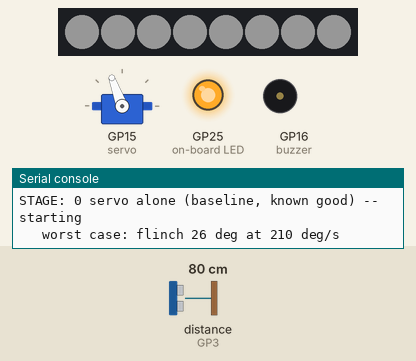
This program was run on a simulated Raspberry Pi Pico running MicroPython. Shown: 8 RGB LEDs in strip order, left to right, servo, output pins drawn as LEDs (lit = HIGH), buzzer (waves = sounding), the last lines printed to the serial console. The inputs (shaded band) are chosen by the test bench; at power-on: distance to the obstacle (sensor on GP3) 80 cm. The echo pulse lasts 58.3 µs per cm; dim RGB values are drawn brighter than linear; servo angles are drawn from the pulse width (0.5 ms = 0°, 2.5 ms = 180°); pins used as bus, display or sensor lines are not drawn. At 36.5 s the program stops and its outputs stay as they are.

Above: at 9.54 s.
At 13.36 s:
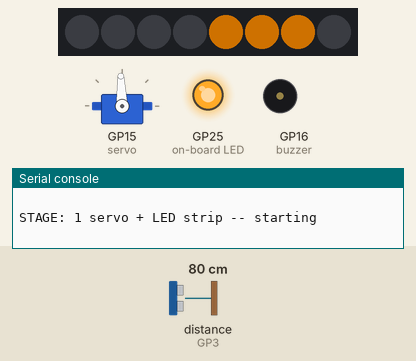
At 16.09 s:
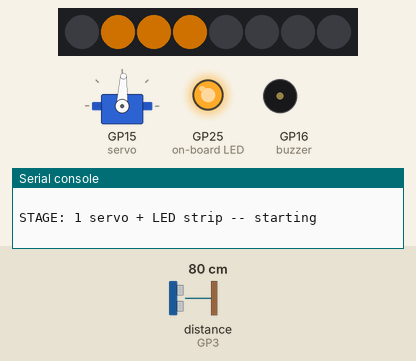
At 22.56 s:
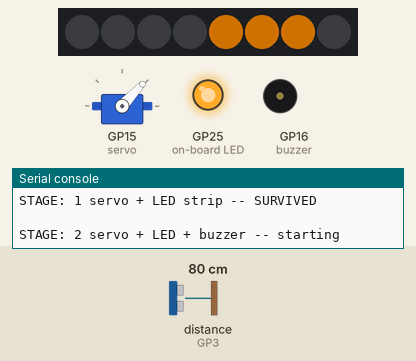
At 28.03 s:
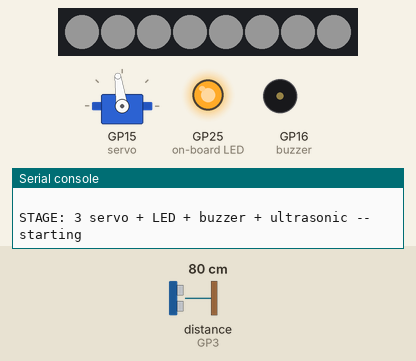
At 35.07 s:
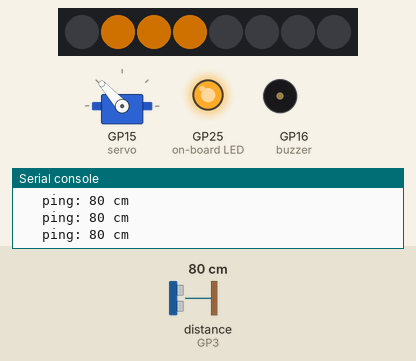
Timing chart, 0 to 38.0 s (numbered marks = the images above):
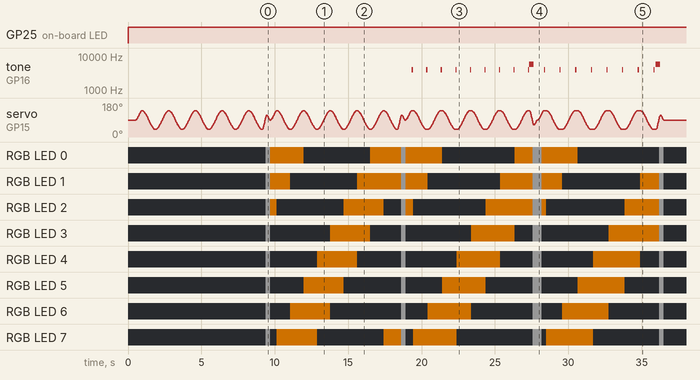

The program:

power_test.py
```python
"""Power budget test -- add one peripheral at a time until something breaks.

Board:  Raspberry Pi Pico W (RP2040, 2022).
Run:    uv run mpremote run "pi pico/picoW/power_test.py"
Or via the Pi the Pico is plugged into (see README section 5) -- and on the Pi
ALWAYS run it with the kernel log, because the log is the actual instrument:
        scp "pi pico/picoW/power_test.py" my-pi:/tmp/ && ssh -t my-pi 'sudo dmesg -C; ~/.local/bin/mpremote run /tmp/power_test.py; echo "--- kernel ---"; sudo dmesg | tail -20; vcgencmd get_throttled'

WHY THIS FILE EXISTS

Everything on this robot shares the Pico's VBUS rail, and on a Raspberry Pi 5
that port allows 600mA TOTAL for the whole board. There is no external supply.
Every peripheral has been proven to work ALONE; none has been proven to work
alongside the others, and current is the one resource they all compete for:

    Pico W                      ~40mA
    HC-SR04                     ~15mA
    buzzer                       ~9mA   while sounding
    SG90 servo                 ~200mA   easing in 1 degree steps
                              700mA-1A  commanded to move flat out
    8 x WS2812B                  50mA   held there by the software limiter
                                480mA   if that limiter were removed

Adding them up on paper says it fits. Paper is not evidence -- inrush is
transient, and a 600mA limiter reacts to peaks, not to averages. So escalate
for real and let the hardware answer.

WHAT IT ACTUALLY COSTS THE HOST -- measured, not estimated

Sampled on the Pi 5 while robot.py ran with everything active:

    robot total                ~314mA   ~1.6W of the 600mA port budget
    EXT5V_V under load     4.977-5.026V  no sag, drifts up as often as down
    kernel log after dmesg -C   empty   no over-current, disconnect or undervolt
    mpremote on the Pi          24MB    0.2% of 8GB, ~1% of one core
    Pi load average          unchanged  0.17 before, 0.17 during

Note `lsusb` reports 250mA for the board. Ignore it: bMaxPower is what the
Pico's USB descriptor DECLARES, not what the robot draws.

The 600mA cap is worth understanding the right way round. It protects the HOST,
not the robot: exceed it and the port trips, the Pico drops off the bus with
Errno 5, and the host's own work carries on untouched. The blast radius of a
power mistake here is this robot and nothing else.

Two honest limits on those figures. vcgencmd was sampled at 1Hz and cannot see
a millisecond inrush spike -- the instrument that can is the kernel's
over-current message, which is why an empty dmesg is the load-bearing evidence
rather than the voltage readings. And the 600mA is shared across ALL the host's
USB ports, so plugging in a second powered device changes the arithmetic.

HOW TO READ THE RESULT

Each stage prints before it starts and after it survives. If the Pico browns
out, USB re-enumerates, mpremote dies with `OSError: [Errno 5] Input/output
error`, and the LAST STAGE PRINTED is the one that broke the budget. That is
the number this file exists to produce.

Afterwards, `dmesg` gives the reason directly:

    over-current change     the port's limiter tripped -- too much current
    USB disconnect          the Pico dropped off the bus
    Undervoltage detected   the whole Pi sagged, not just the port

An empty log means every stage fitted, and the ceiling is somewhere above what
this test asked for.

THE SERVO EASING IS LOAD-BEARING, TWICE OVER

servo_test.py fails on this rail and robot.py does not, and the difference is
not luck. servo_test.py commands whole-travel steps, so the motor goes flat out
and draws its peak for the length of the slew. robot.py eases in 1 degree
smoothstep increments, so the motor never reaches full speed and never reaches
full current. The gentle motion added to stop a light base tipping over is the
same thing keeping this robot inside the USB budget.

That is why the glide here mirrors robot.py's easing rather than stepping. A
test that slammed the servo would report a budget the real robot never spends.

Each stage also includes robot.py's genuine worst case -- the be_startled
flinch, 26 degrees at 210 deg/s -- because peak demand is what trips a limiter,
and an average that fits is no use if the peak does not.

IF IT FAILS AT STAGE 1

Then the LED ceiling is the thing to lower. STRIP_MA below is the single knob;
drop it to 30 and re-run. If stage 1 fails even at 30mA, the servo has less
headroom than measured earlier and the honest fix is a second 5V source -- a
USB phone charger plus a USB-A breakout is 5V at 1-2A for very little. Tie its
ground to a Pico GND and leave VBUS out of the strip entirely.

WIRING -- exactly as the individual test files document:

    servo signal   ->  GP15   pin 20      (5V and GND from the rails)
    HC-SR04 TRIG   ->  GP2    pin 4
    HC-SR04 ECHO   ->  1k/2k divider  ->  GP3   pin 5
    buzzer         ->  330R   ->  GP16   pin 21
    strip DIN      ->  330R   ->  GP18   pin 24
    strip +5       ->  5V rail from VBUS pin 40
    all grounds    ->  GND rail -> GND pin 38
"""

import machine
import time

try:
    import neopixel
except ImportError:
    raise SystemExit(
        "no `neopixel` module in this firmware -- see README section 1."
    )

SERVO_PIN = 15
TRIG_PIN = 2
ECHO_PIN = 3
BUZZER_PIN = 16
LED_PIN = 18

PIXELS = 8

# Lower than led_test.py's 80mA: that figure was measured with the strip alone,
# and the servo now wants its glide current back. This is the one knob to turn
# if stage 1 fails. See the header.
STRIP_MA = 50
MA_PER_CHANNEL = 20
QUIESCENT_MA = 1

# Servo pulse limits and frame, same as every other file here.
FREQ = 50
PERIOD_US = 1_000_000 // FREQ
MIN_US = 500
MAX_US = 2500

CENTRE_DEG = 90
SWEEP_LOW = 40
SWEEP_HIGH = 140

# Mirrors robot.py. GLIDE is the ordinary searching speed; FLINCH is the
# fastest move the robot ever makes and therefore its peak current demand.
GLIDE_DEG_PER_S = 110
FLINCH_DEG_PER_S = 210
FLINCH_DEG = 26

VOLUME = 32768
PEAK_HZ = 4000

TIMEOUT_US = 30_000
CM_PER_US = 0.0343

STAGE_SECONDS = 8


class Servo:
    def __init__(self, pin):
        self.pwm = machine.PWM(machine.Pin(pin))
        self.pwm.freq(FREQ)
        self.deg = CENTRE_DEG

    def angle(self, deg):
        deg = max(0, min(180, deg))
        us = MIN_US + (MAX_US - MIN_US) * deg // 180
        self.pwm.duty_u16(us * 65535 // PERIOD_US)
        self.deg = deg

    def glide(self, to, deg_per_s=GLIDE_DEG_PER_S):
        """Eased move, 1 degree at a time, smoothstep 3t^2-2t^3.

        Easing is why this robot fits in the USB budget at all -- it keeps
        the motor off its current peak. Mirrors robot.py deliberately.
        """
        frm = self.deg
        span = to - frm
        if span == 0:
            return
        steps = abs(span)
        total_ms = int(steps * 1000 / deg_per_s)
        step_ms = max(1, total_ms // steps)
        for i in range(1, steps + 1):
            t = i / steps
            eased = t * t * (3 - 2 * t)
            self.angle(int(frm + span * eased))
            time.sleep_ms(step_ms)

    def release(self):
        self.pwm.deinit()


class Buzzer:
    def __init__(self, pin):
        self.pwm = machine.PWM(machine.Pin(pin))
        self.pwm.duty_u16(0)

    def start(self, hz):
        self.pwm.freq(hz)
        self.pwm.duty_u16(VOLUME)

    def stop(self):
        self.pwm.duty_u16(0)

    def release(self):
        self.pwm.deinit()


class Strip:
    """8 pixels with a hard current ceiling.

    Identical limiter to led_test.py, where it was verified against hand
    arithmetic: a frame's draw is estimated before it is sent and the whole
    frame scaled down if it would exceed STRIP_MA, so relative brightness
    between pixels survives and no colour request can exceed the ceiling.
    """

    def __init__(self, pin, n):
        self.np = neopixel.NeoPixel(machine.Pin(pin), n)
        self.n = n

    def estimate_ma(self, frame):
        channels = sum(sum(px) for px in frame)
        return self.n * QUIESCENT_MA + channels * MA_PER_CHANNEL / 255

    def show(self, frame):
        budget = STRIP_MA - self.n * QUIESCENT_MA
        wanted = self.estimate_ma(frame) - self.n * QUIESCENT_MA
        scale = 1.0
        if wanted > budget and wanted > 0:
            scale = budget / wanted
        for i, px in enumerate(frame):
            self.np[i] = (int(px[0] * scale), int(px[1] * scale), int(px[2] * scale))
        self.np.write()

    def fill(self, colour):
        self.show([colour] * self.n)

    def clear(self):
        self.fill((0, 0, 0))


servo = Servo(SERVO_PIN)
buzzer = Buzzer(BUZZER_PIN)
strip = Strip(LED_PIN, PIXELS)
trig = machine.Pin(TRIG_PIN, machine.Pin.OUT)
echo = machine.Pin(ECHO_PIN, machine.Pin.IN)

machine.Pin("LED", machine.Pin.OUT).value(1)


def read_cm():
    """One HC-SR04 ping. None if the echo never came back."""
    trig.value(0)
    time.sleep_us(5)
    trig.value(1)
    time.sleep_us(10)
    trig.value(0)
    us = machine.time_pulse_us(echo, 1, TIMEOUT_US)
    if us < 0:
        return None
    return us * CM_PER_US / 2


def worst_case(use_buzzer):
    """robot.py's peak demand: the be_startled flinch.

    Full white on the strip at the same time, which the limiter will scale
    down, plus the squeal if the buzzer is in play. If anything trips, it
    should trip here rather than during a gentle sweep.
    """
    strip.fill((255, 255, 255))
    if use_buzzer:
        buzzer.start(int(PEAK_HZ * 1.45))
    target = CENTRE_DEG - FLINCH_DEG if servo.deg >= CENTRE_DEG else CENTRE_DEG + FLINCH_DEG
    servo.glide(target, FLINCH_DEG_PER_S)
    if use_buzzer:
        buzzer.stop()
    servo.glide(CENTRE_DEG, GLIDE_DEG_PER_S)


def run_stage(name, leds, use_buzzer, use_sonar):
    """Sweep for STAGE_SECONDS with the given peripherals all active."""
    print("STAGE: %s -- starting" % name)
    started = time.ticks_ms()
    step = 0
    going_up = True

    while time.ticks_diff(time.ticks_ms(), started) < STAGE_SECONDS * 1000:
        if leds:
            # A moving band, so current is genuinely varying rather than
            # sitting at a constant the rail can settle into.
            frame = []
            for i in range(PIXELS):
                on = (i + step) % PIXELS < 3
                frame.append((255, 140, 0) if on else (0, 0, 0))
            strip.show(frame)

        target = SWEEP_HIGH if going_up else SWEEP_LOW
        servo.glide(target)
        going_up = not going_up

        if use_buzzer:
            buzzer.start(PEAK_HZ)
            time.sleep_ms(80)
            buzzer.stop()

        if use_sonar:
            cm = read_cm()
            print("   ping: %s" % ("none" if cm is None else "%.0f cm" % cm))
            time.sleep_ms(70)

        step += 1

    print("   worst case: flinch %d deg at %d deg/s" % (FLINCH_DEG, FLINCH_DEG_PER_S))
    worst_case(use_buzzer)
    print("STAGE: %s -- SURVIVED\n" % name)


try:
    strip.clear()
    servo.angle(CENTRE_DEG)
    time.sleep_ms(500)

    print("strip ceiling %dmA; unlimited full white would be %.0fmA\n"
          % (STRIP_MA, strip.estimate_ma([(255, 255, 255)] * PIXELS)))

    run_stage("0 servo alone (baseline, known good)", False, False, False)
    run_stage("1 servo + LED strip", True, False, False)
    run_stage("2 servo + LED + buzzer", True, True, False)
    run_stage("3 servo + LED + buzzer + ultrasonic", True, True, True)

    print("ALL STAGES SURVIVED -- the full robot fits in the budget.")
    print("Raise STRIP_MA in ~20mA steps and re-run to find the real ceiling.")
except KeyboardInterrupt:
    print("\nCtrl-C -- stopping")
finally:
    # Runs on Ctrl-C too. The servo and buzzer are hardware PWM and would keep
    # going without this; the strip latches its last frame and holds it.
    strip.clear()
    buzzer.release()
    servo.release()
    print("released -- servo limp, buzzer silent, pixels off")
```

Measured:
- by itself, GP25 (on-board LED): LOW → HIGH at 0.00 s
- by itself, servo on GP15 (servo): moves between 40° and 140°, repeating every 9.2 s
- by itself, RGB LED 3: off → RGB(22, 22, 22) at 9.4 s, → off 0.31 s later, → RGB(115, 63, 0) 4.1 s later, → off 2.7 s later, … (13 changes in this stretch)
- by itself, RGB LED 4: off → RGB(22, 22, 22) at 9.4 s, → off 0.31 s later, → RGB(115, 63, 0) 3.2 s later, → off 2.7 s later, … (14 changes in this stretch)
